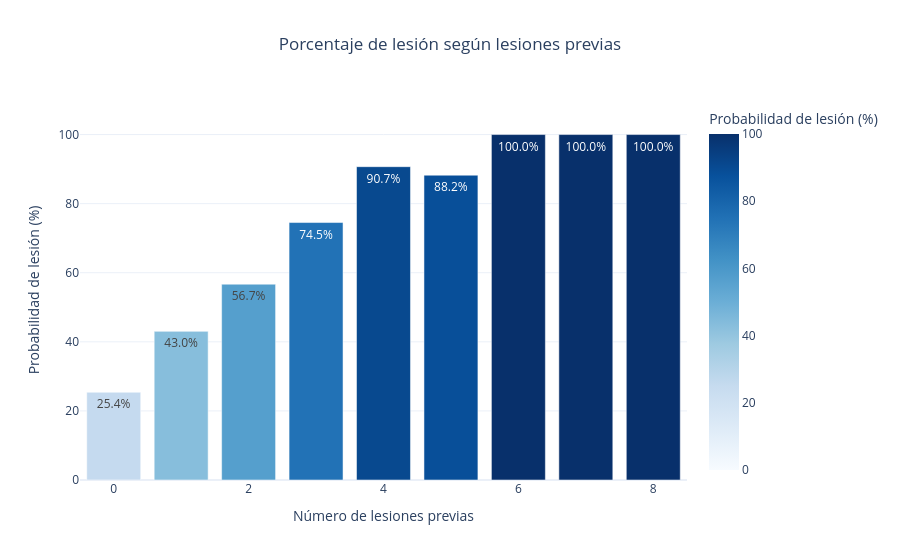

Notebook source saved alongside this figure:
### Markdown cell above
##### Sacamos qué porcentaje de jugadores se han lesionado esta temporada en base al número de lesiones previas

### Code cell
# Mostramos qué porcentaje de jugadores se han lesionado esta temporada en base al número de lesiones previas
percentageInjury = df_csv.groupby('Previous_Injury_Count')['Injury_Current_Season'].mean() * 100

percentageInjury = percentageInjury.reset_index()
percentageInjury.columns = ['Previous_Injury_Count', 'Injury_Percentage']

# px.bar() crea un gráfico de barras interactivo.
fig = px.bar(
    percentageInjury,
    x='Previous_Injury_Count',
    y='Injury_Percentage',
    title='Porcentaje de lesión según lesiones previas',
    labels={
        'Previous_Injury_Count': 'Número de lesiones previas',
        'Injury_Percentage': 'Probabilidad de lesión (%)'
    },
    color='Injury_Percentage',
    color_continuous_scale='Blues',
    range_color=[0, percentageInjury['Injury_Percentage'].max()]
)

# fig.update_traces() pinta los porcentajes encima de las barras.
# texttemplate='%{text:,.0f}' formatea el texto con separador de miles.
# textposition='outside' coloca el texto fuera de la barra.
fig.update_traces(texttemplate='%{y:.1f}%', textposition='inside')

#fig.update_layout(template='plotly_white') pone el fondo de color blanco
#fig.update_yaxes(range=[0, 110]) pone la altura del eje Y
fig.update_layout(template='plotly_white', title_x=0.5)
fig.update_yaxes(range=[0, 110])

fig.show()

### Figure 1 — Plotly figure (JSON) as saved in the notebook; plotly's stock layout.template omitted (floating-point values rounded to 4 significant figures)
{"data": [{"hovertemplate": "Número de lesiones previas=%{x}<br>Probabilidad de lesión (%)=%{marker.color}<extra></extra>", "legendgroup": "", "marker": {"color": [25.41, 43.02, 56.68, 74.53, 90.7, 88.24, 100.0, 100.0, 100.0], "coloraxis": "coloraxis", "pattern": {"shape": ""}}, "name": "", "orientation": "v", "showlegend": false, "textposition": "inside", "texttemplate": "%{y:.1f}%", "type": "bar", "x": [0, 1, 2, 3, 4, 5, 6, 7, 8], "xaxis": "x", "y": [25.41, 43.02, 56.68, 74.53, 90.7, 88.24, 100.0, 100.0, 100.0], "yaxis": "y"}], "layout": {"barmode": "relative", "coloraxis": {"cmax": 100, "cmin": 0, "colorbar": {"title": {"text": "Probabilidad de lesión (%)"}}, "colorscale": [[0, "rgb(247,251,255)"], [0.125, "rgb(222,235,247)"], [0.25, "rgb(198,219,239)"], [0.375, "rgb(158,202,225)"], [0.5, "rgb(107,174,214)"], [0.625, "rgb(66,146,198)"], [0.75, "rgb(33,113,181)"], [0.875, "rgb(8,81,156)"], [1, "rgb(8,48,107)"]]}, "legend": {"tracegroupgap": 0}, "title": {"text": "Porcentaje de lesión según lesiones previas", "x": 0.5}, "xaxis": {"anchor": "y", "domain": [0, 1], "title": {"text": "Número de lesiones previas"}}, "yaxis": {"anchor": "x", "domain": [0, 1], "range": [0, 110], "title": {"text": "Probabilidad de lesión (%)"}}}}
